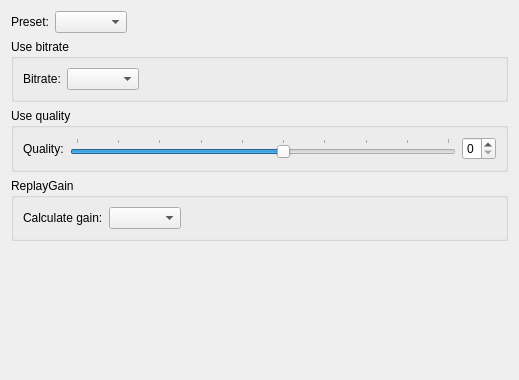
<?xml version="1.0" encoding="UTF-8"?>
<ui version="4.0">
 <class>ConfigPage_Mp3</class>
 <widget class="QWidget" name="mp3ConfigPage">
  <property name="geometry">
   <rect>
    <x>0</x>
    <y>0</y>
    <width>519</width>
    <height>380</height>
   </rect>
  </property>
  <property name="windowTitle">
   <string>MP3 encoding configuration</string>
  </property>
  <layout class="QVBoxLayout" name="verticalLayout">
   <item>
    <layout class="QHBoxLayout" name="horizontalLayout_3">
     <item>
      <widget class="QLabel" name="mp3PresetLabel">
       <property name="text">
        <string>Preset:</string>
       </property>
       <property name="buddy">
        <cstring>mp3PresetCbx</cstring>
       </property>
      </widget>
     </item>
     <item>
      <widget class="QComboBox" name="mp3PresetCbx">
       <property name="toolTip">
        <string extracomment="ererere">&lt;dt&gt;VBR medium&lt;/dt&gt;
&lt;dd&gt;By using a medium Variable BitRate, this preset should provide near transparency to most people and most music.&lt;/dd&gt;

&lt;dt&gt;VBR standard, VBR standard fast&lt;/dt&gt;
&lt;dd&gt;By using a standard Variable BitRate, this preset should generally be transparent to most people on most music and is already quite high in quality.&lt;/dd&gt;

&lt;dt&gt;VBR extreme, VBR extreme fast&lt;/dt&gt;
&lt;dd&gt;By using the highest possible Variable BitRate, this preset provides slightly higher quality than the standard mode if you have extremely good hearing or high-end audio equipment .&lt;/dd&gt;

&lt;dt&gt;VBR quality&lt;/dt&gt;
&lt;dd&gt;This Variable BitRate option lets you specify the output quality.&lt;/dd&gt;

&lt;dt&gt;fast option&lt;/dt&gt;
&lt;dd&gt;Enables the new fast VBR for a particular profile. This is recommended.&lt;/dd&gt;

&lt;dt&gt;CBR insane&lt;/dt&gt;
&lt;dd&gt;If you must have the absolute highest quality with no regard to file size, you'll achieve it by using this Constant BitRate.&lt;/dd&gt;

&lt;dt&gt;CBR kbps&lt;/dt&gt;
&lt;dd&gt;Using this Constant BitRate preset will usually give you good quality at a specified bitrate.&lt;/dd&gt;

&lt;dt&gt;ABR kbps&lt;/dt&gt;
&lt;dd&gt;Using this Average BitRate preset will usually give you higher quality than the Constant BitRate option for a specified bitrate.&lt;/dd&gt;
</string>
       </property>
      </widget>
     </item>
     <item>
      <spacer name="horizontalSpacer">
       <property name="orientation">
        <enum>Qt::Horizontal</enum>
       </property>
       <property name="sizeHint" stdset="0">
        <size>
         <width>40</width>
         <height>20</height>
        </size>
       </property>
      </spacer>
     </item>
    </layout>
   </item>
   <item>
    <widget class="QGroupBox" name="mp3BitrateBox">
     <property name="title">
      <string>Use bitrate</string>
     </property>
     <layout class="QGridLayout" name="formLayout_4">
      <item row="0" column="0">
       <widget class="QLabel" name="mp3BitrateLabel">
        <property name="text">
         <string>Bitrate:</string>
        </property>
        <property name="buddy">
         <cstring>mp3BitrateCbx</cstring>
        </property>
       </widget>
      </item>
      <item row="0" column="1">
       <widget class="QComboBox" name="mp3BitrateCbx">
        <property name="toolTip">
         <string>Sets target bitrate (in kb/s).</string>
        </property>
       </widget>
      </item>
      <item row="0" column="2">
       <spacer name="horizontalSpacer_8">
        <property name="orientation">
         <enum>Qt::Horizontal</enum>
        </property>
        <property name="sizeHint" stdset="0">
         <size>
          <width>40</width>
          <height>20</height>
         </size>
        </property>
       </spacer>
      </item>
     </layout>
    </widget>
   </item>
   <item>
    <widget class="QGroupBox" name="mp3QualityBox">
     <property name="title">
      <string>Use quality</string>
     </property>
     <layout class="QGridLayout" name="formLayout_5">
      <item row="0" column="0">
       <widget class="QLabel" name="mp3QualityLabel">
        <property name="text">
         <string>Quality:</string>
        </property>
        <property name="buddy">
         <cstring>mp3QualitySlider</cstring>
        </property>
       </widget>
      </item>
      <item row="0" column="1">
       <layout class="QHBoxLayout" name="horizontalLayout_28">
        <item>
         <widget class="QSlider" name="mp3QualitySlider">
          <property name="sizePolicy">
           <sizepolicy hsizetype="Expanding" vsizetype="Fixed">
            <horstretch>0</horstretch>
            <verstretch>0</verstretch>
           </sizepolicy>
          </property>
          <property name="minimum">
           <number>0</number>
          </property>
          <property name="maximum">
           <number>9</number>
          </property>
          <property name="singleStep">
           <number>1</number>
          </property>
          <property name="pageStep">
           <number>1</number>
          </property>
          <property name="value">
           <number>5</number>
          </property>
          <property name="orientation">
           <enum>Qt::Horizontal</enum>
          </property>
          <property name="tickPosition">
           <enum>QSlider::TicksAbove</enum>
          </property>
          <property name="tickInterval">
           <number>1</number>
          </property>
         </widget>
        </item>
        <item>
         <widget class="QSpinBox" name="mp3QualitySpin">
          <property name="maximum">
           <number>9</number>
          </property>
         </widget>
        </item>
       </layout>
      </item>
     </layout>
    </widget>
   </item>
   <item>
    <widget class="QGroupBox" name="oggGainGroup_2">
     <property name="title">
      <string>ReplayGain</string>
     </property>
     <layout class="QVBoxLayout" name="verticalLayout_4">
      <item>
       <layout class="QGridLayout" name="formLayout_8">
        <item row="0" column="0">
         <widget class="QLabel" name="mp3GainLabel">
          <property name="text">
           <string>Calculate gain:</string>
          </property>
          <property name="buddy">
           <cstring>mp3GainCbx</cstring>
          </property>
         </widget>
        </item>
        <item row="0" column="1">
         <widget class="QComboBox" name="mp3GainCbx"/>
        </item>
        <item row="0" column="2">
         <spacer name="horizontalSpacer_7">
          <property name="orientation">
           <enum>Qt::Horizontal</enum>
          </property>
          <property name="sizeHint" stdset="0">
           <size>
            <width>40</width>
            <height>20</height>
           </size>
          </property>
         </spacer>
        </item>
       </layout>
      </item>
     </layout>
    </widget>
   </item>
   <item>
    <spacer name="verticalSpacer_4">
     <property name="orientation">
      <enum>Qt::Vertical</enum>
     </property>
     <property name="sizeHint" stdset="0">
      <size>
       <width>20</width>
       <height>136</height>
      </size>
     </property>
    </spacer>
   </item>
  </layout>
 </widget>
 <tabstops>
  <tabstop>mp3PresetCbx</tabstop>
  <tabstop>mp3BitrateCbx</tabstop>
  <tabstop>mp3QualitySlider</tabstop>
  <tabstop>mp3QualitySpin</tabstop>
  <tabstop>mp3GainCbx</tabstop>
 </tabstops>
 <resources/>
 <connections>
  <connection>
   <sender>mp3QualitySlider</sender>
   <signal>valueChanged(int)</signal>
   <receiver>mp3QualitySpin</receiver>
   <slot>setValue(int)</slot>
   <hints>
    <hint type="sourcelabel">
     <x>449</x>
     <y>157</y>
    </hint>
    <hint type="destinationlabel">
     <x>506</x>
     <y>154</y>
    </hint>
   </hints>
  </connection>
  <connection>
   <sender>mp3QualitySpin</sender>
   <signal>valueChanged(int)</signal>
   <receiver>mp3QualitySlider</receiver>
   <slot>setValue(int)</slot>
   <hints>
    <hint type="sourcelabel">
     <x>506</x>
     <y>154</y>
    </hint>
    <hint type="destinationlabel">
     <x>449</x>
     <y>157</y>
    </hint>
   </hints>
  </connection>
 </connections>
</ui>
